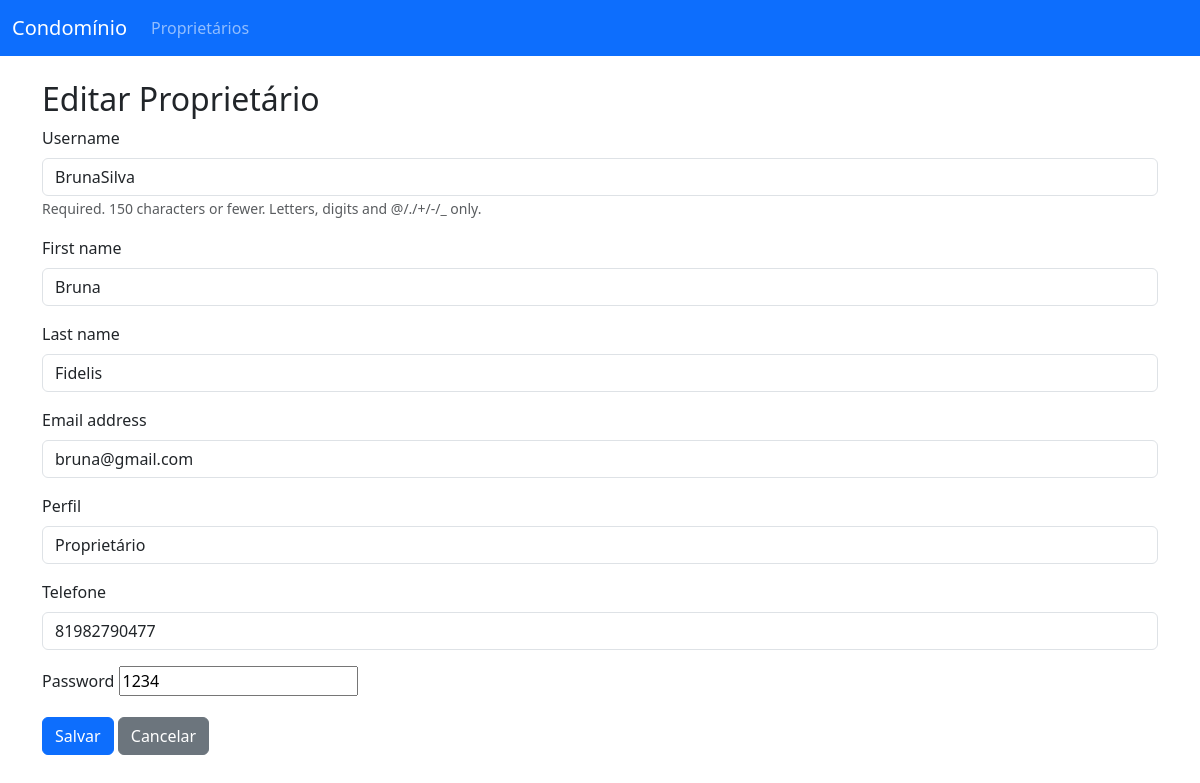
The page /proprietarios/proprietario/update/2/ on the database its author committed.
### usuarios/models.py (models this page shows, shortened)
class Usuario(AbstractUser):
    PERFIS = (
        ('sindico', 'Síndico'),
        ('porteiro', 'Porteiro'),
        ('morador', 'Morador'),
        ('proprietario', 'Proprietário'),
    )
    perfil = models.CharField(max_length=20, choices=PERFIS)

### proprietarios/models.py (models this page shows, shortened)
class Proprietario(Usuario):
    telefone = models.CharField(max_length=20)
    class Meta:
            verbose_name = "Proprietário"
            verbose_name_plural = "Proprietários"
            ordering = ["username"]

### proprietarios/views.py (the view)
# urls.py: path('proprietario/update/<int:pk>/', ProprietarioUpdateView.as_view(), name='proprietario_update'),
class ProprietarioUpdateView(UpdateView):
    model = Proprietario
    form_class = ProprietarioForm
    template_name = "proprietarios/proprietario_form.html"
    success_url = reverse_lazy("proprietario_list")

### proprietarios/forms.py
class ProprietarioForm(forms.ModelForm):
    class Meta:
        model = Proprietario
        fields = ['username', 'first_name', 'last_name', 'email', 'perfil', 'telefone','password']
        widgets = {
            'username': forms.TextInput(attrs={'class': 'form-control'}),
            'first_name': forms.TextInput(attrs={'class': 'form-control'}),
            'last_name': forms.TextInput(attrs={'class': 'form-control'}),
            'email': forms.EmailInput(attrs={'class': 'form-control'}),
            'perfil': forms.Select(attrs={'class': 'form-control'}),
            'telefone': forms.TextInput(attrs={'class': 'form-control'}),
        }

### proprietarios/templates/proprietarios/proprietario_form.html (shortened to what this page needs)
{% extends 'proprietarios/base.html' %}
{% block content %}
<h2>{% if form.instance.pk %}Editar{% else %}Novo{% endif %} Proprietário</h2>
<form method="post" novalidate>
    {% for field in form %}
        <div class="mb-3">
            <label for="{{ field.id_for_label }}" class="form-label">{{ field.label }}</label>
            {{ field }}
            {% if field.help_text %}
                <small class="form-text text-muted">{{ field.help_text }}</small>
            {% endif %}
        </div>
    {% endfor %}
    <button type="submit" class="btn btn-primary">Salvar</button>
    <a href="{% url 'proprietario_list' %}" class="btn btn-secondary">Cancelar</a>
</form>
{% endblock %}

### rows shown on the page
Usuario: form "BrunaSilva" "Bruna" "Fidelis" "bruna@gmail.com" "1234"
Proprietario: form "81982790477"

### other values the page prints
{{ field.label }} "Username" "First name" "Last name" "Email address" "Perfil" "Telefone" "Password"
{{ field.help_text }} "Required. 150 characters or fewer. Letters, digits and @/./+/-/_ only."
